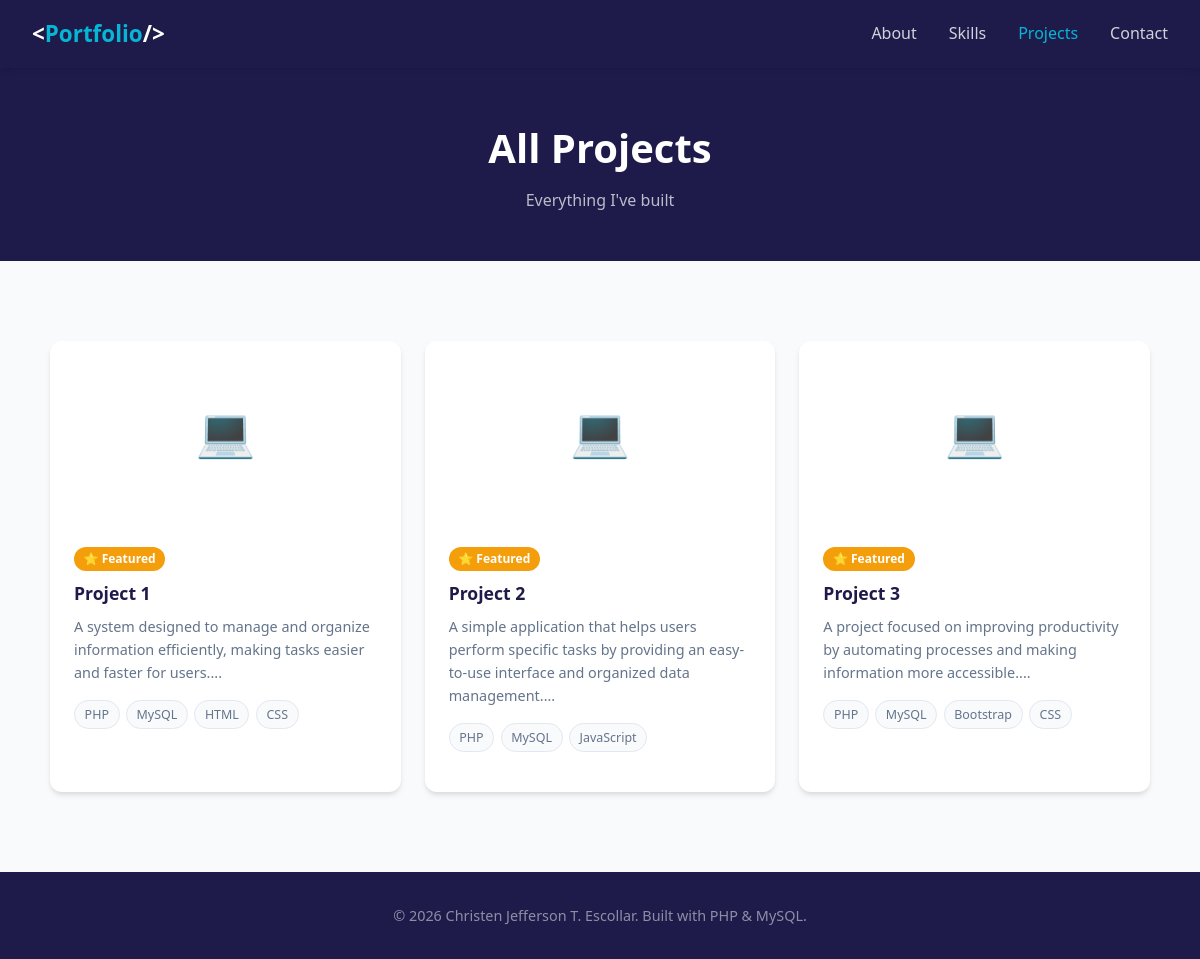
The page /public/projects.php on the database its author committed.
### tables this page shows
CREATE TABLE projects (
    id INT AUTO_INCREMENT PRIMARY KEY,
    user_id INT NOT NULL,
    title VARCHAR(200) NOT NULL,
    description TEXT,
    technologies VARCHAR(255),
    project_url VARCHAR(255),
    github_url VARCHAR(255),
    image VARCHAR(255) DEFAULT NULL,
    is_featured TINYINT(1) DEFAULT 0,
    created_at TIMESTAMP DEFAULT CURRENT_TIMESTAMP,
    updated_at TIMESTAMP DEFAULT CURRENT_TIMESTAMP ON UPDATE CURRENT_TIMESTAMP,
    FOREIGN KEY (user_id) REFERENCES users(id) ON DELETE CASCADE
);

CREATE TABLE users (
    id INT AUTO_INCREMENT PRIMARY KEY,
    username VARCHAR(100) NOT NULL UNIQUE,
    password VARCHAR(255) NOT NULL,
    full_name VARCHAR(150) NOT NULL,
    email VARCHAR(150) NOT NULL,
    bio TEXT,
    profile_image VARCHAR(255) DEFAULT NULL,
    created_at TIMESTAMP DEFAULT CURRENT_TIMESTAMP
);

### public/projects.php (the view, shortened to what this page needs)
<?php
require_once __DIR__ . '/../includes/db.php';
$user     = $conn->query("SELECT * FROM users LIMIT 1")->fetch_assoc();
$projects = $conn->query("SELECT * FROM projects ORDER BY is_featured DESC, created_at DESC");
?>
<!DOCTYPE html>
<html lang="en">
<head>
    <link rel="stylesheet" href="../css/style.css">
</head>
<body>
<nav class="main-nav">
    <div class="logo"><a href="../index.php" style="color:inherit;">&lt;<span>Portfolio</span>/&gt;</a></div>
    <ul>
        <li><a href="../index.php#about">About</a></li>
        <li><a href="../index.php#skills">Skills</a></li>
        <li><a href="projects.php" style="color:var(--secondary);">Projects</a></li>
        <li><a href="../index.php#contact">Contact</a></li>
    </ul>
</nav>
<div style="padding:3rem 2rem;background:var(--dark);color:white;text-align:center;">
    <h1 style="font-size:2.5rem;font-weight:800;">All Projects</h1>
    <p style="opacity:0.7;margin-top:0.5rem;">Everything I've built</p>
</div>
<section>
    <div class="container">
        <div class="cards-grid">
            <?php while ($p = $projects->fetch_assoc()): ?>
            <div class="card">
                <?php if (!empty($p['image'])): ?>
                    <img class="card-img" src="../assets/uploads/<?= htmlspecialchars($p['image']) ?>" alt="<?= htmlspecialchars($p['title']) ?>">
                <?php else: ?>
                    <div class="card-img-placeholder">💻</div>
                <?php endif; ?>
                <div class="card-body">
                    <?php if ($p['is_featured']): ?>
                        <span style="font-size:0.75rem;background:var(--accent);color:white;padding:0.2rem 0.6rem;border-radius:20px;font-weight:600;">⭐ Featured</span>
                    <?php endif; ?>
                    <h3 class="card-title" style="margin-top:0.5rem;"><?= htmlspecialchars($p['title']) ?></h3>
                    <p class="card-text"><?= nl2br(htmlspecialchars(substr($p['description'], 0, 150))) ?>...</p>
                    <div class="tags">
                        <?php foreach (explode(',', $p['technologies']) as $tech): ?>
                            <span class="tag"><?= htmlspecialchars(trim($tech)) ?></span>
                        <?php endforeach; ?>
                    </div>
                </div>
            </div>
            <?php endwhile; ?>
        </div>
    </div>
</section>
<footer>
    <p>&copy; <?= date('Y') ?> <?= htmlspecialchars($user['full_name'] ?? 'Portfolio') ?>. Built with PHP &amp; MySQL.</p>
</footer>
</body>
</html>

### css/style.css (style rules this page uses)
:root { --primary: #4f46e5; --primary-dark: #3730a3; --secondary: #06b6d4; --accent: #f59e0b; --dark: #1e1b4b; --light-bg: #f8fafc; --text: #334155; --text-light: #64748b; --border: #e2e8f0; --white: #ffffff; --success: #10b981; --danger: #ef4444; --shadow: 0 4px 6px -1px rgba(0,0,0,0.1), 0 2px 4px -1px rgba(0,0,0,0.06); --shadow-lg: 0 10px 15px -3px rgba(0,0,0,0.1), 0 4px 6px -2px rgba(0,0,0,0.05); }
* { margin: 0; padding: 0; box-sizing: border-box; }
body { font-family: 'Segoe UI', system-ui, -apple-system, sans-serif; color: var(--text); background: var(--light-bg); line-height: 1.6; }
a { text-decoration: none; color: inherit; }
nav.main-nav { background: var(--dark); padding: 1rem 2rem; display: flex; justify-content: space-between; align-items: center; position: sticky; top: 0; z-index: 100; box-shadow: var(--shadow); }
nav.main-nav .logo { color: var(--white); font-size: 1.4rem; font-weight: 700; }
nav.main-nav .logo span { color: var(--secondary); }
nav.main-nav ul { list-style: none; display: flex; gap: 2rem; }
nav.main-nav ul a { color: rgba(255,255,255,0.8); font-weight: 500; transition: color 0.2s; }
section { padding: 5rem 2rem; }
.container { max-width: 1100px; margin: 0 auto; }
.cards-grid { display: grid; grid-template-columns: repeat(auto-fill, minmax(300px, 1fr)); gap: 1.5rem; }
.card { background: var(--white); border-radius: 12px; overflow: hidden; box-shadow: var(--shadow); transition: transform 0.2s, box-shadow 0.2s; }
.card-img-placeholder { width: 100%; height: 180px; display: flex; align-items: center; justify-content: center; color: white; font-size: 3rem; }
.card-body { padding: 1.5rem; }
.card-title { font-size: 1.1rem; font-weight: 700; margin-bottom: 0.5rem; color: var(--dark); }
.card-text { color: var(--text-light); font-size: 0.9rem; margin-bottom: 1rem; }
.tags { display: flex; flex-wrap: wrap; gap: 0.4rem; margin-bottom: 1rem; }
.tag { background: var(--light-bg); border: 1px solid var(--border); padding: 0.2rem 0.6rem; border-radius: 20px; font-size: 0.78rem; color: var(--text-light); }
footer { background: var(--dark); color: rgba(255,255,255,0.5); text-align: center; padding: 2rem; font-size: 0.9rem; }

### rows shown on the page
projects: is_featured "⭐ Featured", title "Project 1", description "A system designed to manage and organize information efficiently, making tasks easier and faster for users.", technologies "PHP", technologies "MySQL", technologies "HTML", technologies "CSS"
projects: is_featured "⭐ Featured", title "Project 2", description "A simple application that helps users perform specific tasks by providing an easy-to-use interface and organized data management.", technologies "PHP", technologies "MySQL", technologies "JavaScript"
projects: is_featured "⭐ Featured", title "Project 3", description "A project focused on improving productivity by automating processes and making information more accessible.", technologies "PHP", technologies "MySQL", technologies "Bootstrap", technologies "CSS"
users: full_name "Christen Jefferson T. Escollar"
